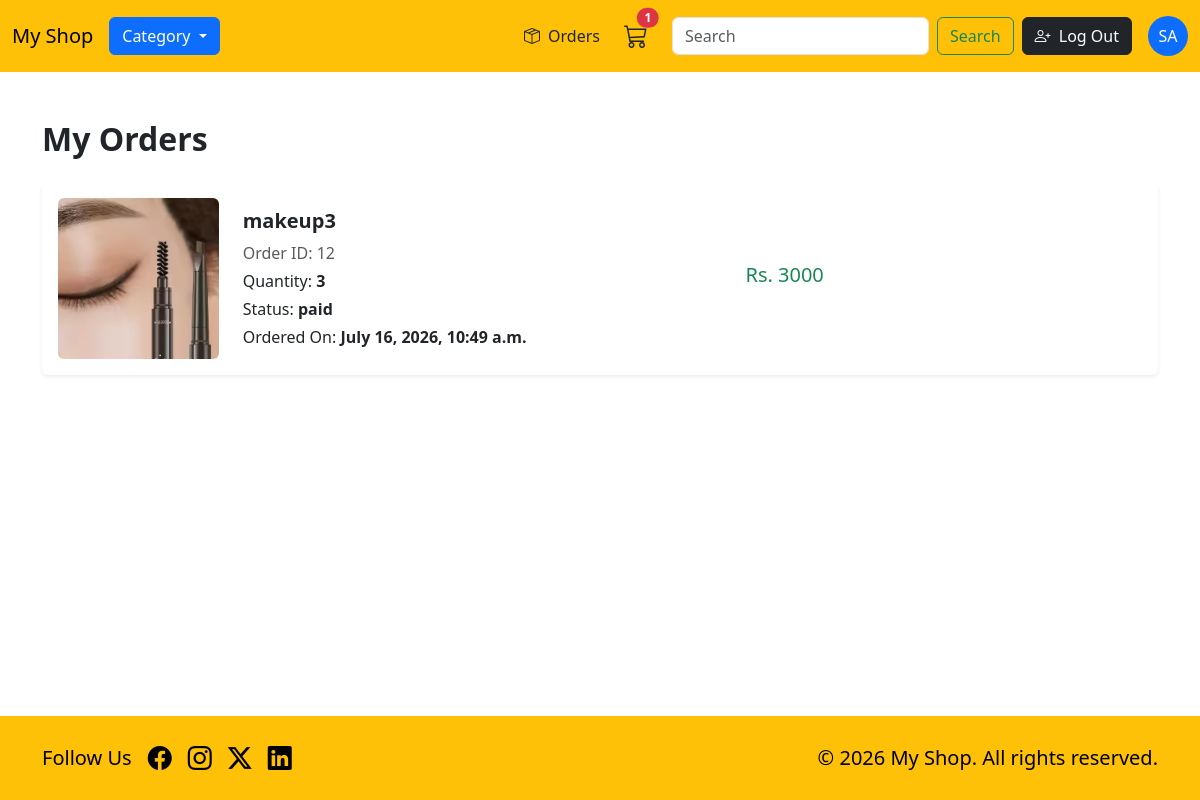
The page /home/order/order_list/ (signed in) on the database its author committed.
### order/models.py (models this page shows, shortened)
class listorder(models.Model):
    order=models.ForeignKey(order,on_delete=models.CASCADE)
    produ=models.ForeignKey(product,on_delete=models.CASCADE)
    quantity=models.IntegerField()
    @property
    def total(self):
        value=self.quantity*self.produ.price
        return value

class order(models.Model):
    user=models.ForeignKey(User,on_delete=models.CASCADE)
    status=models.CharField(max_length=10,default='nth')
    date=models.DateTimeField(auto_now_add=True)
    origin=models.CharField(max_length=10,default='nth')
    payment_method=models.CharField(max_length=20,default='nth')

### products/models.py (models this page shows, shortened)
class product(models.Model):
    cate=[
        ('E','Electronics'),
        ('M','Makeup items'),
        ('V','Vehicles'),
        ('F','Foods'),
        ('C','Clothes'),
    ]
    name=models.CharField(max_length=20)
    price=models.IntegerField()
    description=models.CharField(max_length=500)
    image=models.ImageField(upload_to='photos/')
    quantity=models.IntegerField()
    category=models.CharField(choices=cate)
    random_order=models.FloatField(default=get_random_value,blank=True)

### order/views.py (the view)
# urls.py: path('order_list/',views.order_list,name='order_list'),
@login_required
def order_list(request):
    data=listorder.objects.filter(order__status='paid',order__user=request.user)
    return render(request,'order_list.html',{'data':data})

### core/context_processors.py (called while the page is built)
def count(request):
    if request.user.is_authenticated:
        value=cart.objects.filter(user=request.user).count()
        return {'count_data':value}
    else:
        return {'count_data':0}

### order/templates/order_list.html (shortened to what this page needs)
{%extends 'base.html'%}
{%block body%}
<div class="container py-5">
    <h2 class="mb-4 fw-bold">My Orders</h2>
    <div class="card shadow-sm border-0 mb-4">
        {%for i in data%}
        <div class="card-body">
            <div class="row align-items-center">
                <div class="col-md-2 text-center">
                    <img src="{{i.produ.image.url}}"
                         class="img-fluid rounded"
                         alt="Product">
                </div>
                <div class="col-md-5">
                    <h5 class="fw-bold mb-2">
                        {{i.produ.name}}
                    </h5>
                    <p class="text-muted mb-1">
                        Order ID: {{i.order.id}}
                    </p>
                    <p class="mb-1">
                        Quantity:
                        <strong>{{i.quantity}}</strong>
                    </p>
                    <p class="mb-1">
                        Status:
                        <strong>{{i.order.status}}</strong>
                    </p>
                    <p class="mb-0">
                        Ordered On:
                        <strong>{{i.order.date}}</strong>
                    </p>
                </div>
                <div class="col-md-2 text-center">
                    <h5 class="text-success">
                        Rs. {{i.total}}
                    </h5>
                </div>
            </div>
        </div>
        {%endfor%}
    </div>
</div>
{%endblock%}

### rows shown on the page
listorder: produ.image (picture), produ.name "makeup3", order.id "12", quantity "3", order.status "paid", order "July 16, 2026, 10:49 a.m.", total "3000"

### other values the page prints
{{ count_data }} "1"
